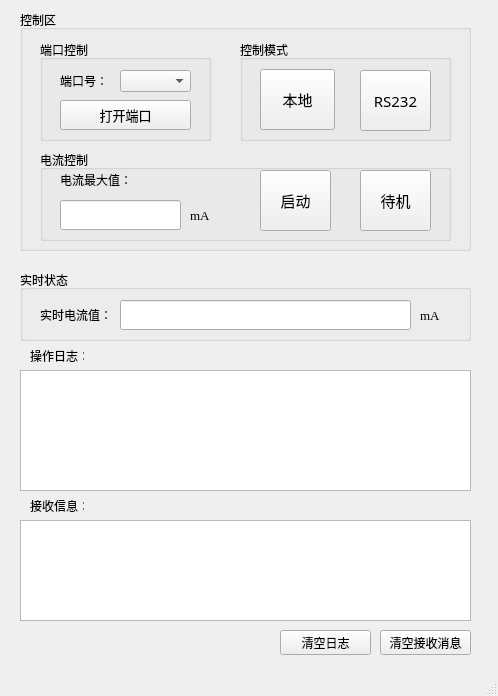
<?xml version="1.0" encoding="UTF-8"?>
<ui version="4.0">
 <class>MainWindow</class>
 <widget class="QMainWindow" name="MainWindow">
  <property name="geometry">
   <rect>
    <x>0</x>
    <y>0</y>
    <width>498</width>
    <height>696</height>
   </rect>
  </property>
  <property name="windowTitle">
   <string>泵浦模块控制程序</string>
  </property>
  <widget class="QWidget" name="centralwidget">
   <widget class="QGroupBox" name="groupBox">
    <property name="geometry">
     <rect>
      <x>20</x>
      <y>10</y>
      <width>451</width>
      <height>241</height>
     </rect>
    </property>
    <property name="title">
     <string>控制区</string>
    </property>
    <widget class="QGroupBox" name="groupBox_controlMode">
     <property name="geometry">
      <rect>
       <x>220</x>
       <y>30</y>
       <width>211</width>
       <height>101</height>
      </rect>
     </property>
     <property name="title">
      <string>控制模式</string>
     </property>
     <widget class="QPushButton" name="btn_rs232">
      <property name="geometry">
       <rect>
        <x>120</x>
        <y>30</y>
        <width>71</width>
        <height>61</height>
       </rect>
      </property>
      <property name="font">
       <font>
        <family>黑体</family>
        <pointsize>11</pointsize>
        <weight>50</weight>
        <bold>false</bold>
       </font>
      </property>
      <property name="text">
       <string>RS232</string>
      </property>
     </widget>
     <widget class="QPushButton" name="btn_local">
      <property name="geometry">
       <rect>
        <x>20</x>
        <y>29</y>
        <width>75</width>
        <height>61</height>
       </rect>
      </property>
      <property name="font">
       <font>
        <family>黑体</family>
        <pointsize>11</pointsize>
        <weight>50</weight>
        <bold>false</bold>
       </font>
      </property>
      <property name="styleSheet">
       <string notr="true"/>
      </property>
      <property name="text">
       <string>本地</string>
      </property>
      <property name="checkable">
       <bool>false</bool>
      </property>
     </widget>
    </widget>
    <widget class="QGroupBox" name="groupBox_port">
     <property name="geometry">
      <rect>
       <x>20</x>
       <y>30</y>
       <width>171</width>
       <height>101</height>
      </rect>
     </property>
     <property name="title">
      <string>端口控制</string>
     </property>
     <widget class="QPushButton" name="btn_openPort">
      <property name="geometry">
       <rect>
        <x>20</x>
        <y>60</y>
        <width>131</width>
        <height>30</height>
       </rect>
      </property>
      <property name="font">
       <font>
        <family>黑体</family>
        <pointsize>10</pointsize>
       </font>
      </property>
      <property name="text">
       <string>打开端口</string>
      </property>
     </widget>
     <widget class="QLabel" name="label_2">
      <property name="geometry">
       <rect>
        <x>20</x>
        <y>30</y>
        <width>51</width>
        <height>21</height>
       </rect>
      </property>
      <property name="text">
       <string>端口号：</string>
      </property>
     </widget>
     <widget class="QComboBox" name="comboBox_serialPort">
      <property name="geometry">
       <rect>
        <x>80</x>
        <y>30</y>
        <width>71</width>
        <height>22</height>
       </rect>
      </property>
     </widget>
    </widget>
    <widget class="QGroupBox" name="groupBox_flow">
     <property name="geometry">
      <rect>
       <x>20</x>
       <y>140</y>
       <width>411</width>
       <height>91</height>
      </rect>
     </property>
     <property name="title">
      <string>电流控制</string>
     </property>
     <widget class="QPushButton" name="btn_start">
      <property name="geometry">
       <rect>
        <x>220</x>
        <y>20</y>
        <width>71</width>
        <height>61</height>
       </rect>
      </property>
      <property name="font">
       <font>
        <family>黑体</family>
        <pointsize>11</pointsize>
        <weight>50</weight>
        <bold>false</bold>
       </font>
      </property>
      <property name="text">
       <string>启动</string>
      </property>
     </widget>
     <widget class="QPushButton" name="btn_standBy">
      <property name="geometry">
       <rect>
        <x>320</x>
        <y>20</y>
        <width>71</width>
        <height>61</height>
       </rect>
      </property>
      <property name="font">
       <font>
        <family>黑体</family>
        <pointsize>11</pointsize>
        <weight>50</weight>
        <bold>false</bold>
       </font>
      </property>
      <property name="text">
       <string>待机</string>
      </property>
     </widget>
     <widget class="QLabel" name="label_5">
      <property name="geometry">
       <rect>
        <x>150</x>
        <y>50</y>
        <width>31</width>
        <height>30</height>
       </rect>
      </property>
      <property name="font">
       <font>
        <family>Times New Roman</family>
        <pointsize>10</pointsize>
        <weight>50</weight>
        <bold>false</bold>
       </font>
      </property>
      <property name="text">
       <string>mA</string>
      </property>
     </widget>
     <widget class="QLineEdit" name="lineEdit_maxFlow">
      <property name="geometry">
       <rect>
        <x>20</x>
        <y>50</y>
        <width>121</width>
        <height>30</height>
       </rect>
      </property>
     </widget>
     <widget class="QLabel" name="label">
      <property name="geometry">
       <rect>
        <x>20</x>
        <y>20</y>
        <width>71</width>
        <height>20</height>
       </rect>
      </property>
      <property name="text">
       <string>电流最大值：</string>
      </property>
     </widget>
    </widget>
    <zorder>groupBox_flow</zorder>
    <zorder>groupBox_controlMode</zorder>
    <zorder>groupBox_port</zorder>
   </widget>
   <widget class="QPushButton" name="btn_clearMsg">
    <property name="geometry">
     <rect>
      <x>280</x>
      <y>630</y>
      <width>91</width>
      <height>25</height>
     </rect>
    </property>
    <property name="text">
     <string>清空日志</string>
    </property>
   </widget>
   <widget class="QTextEdit" name="textEdit_recv">
    <property name="geometry">
     <rect>
      <x>20</x>
      <y>520</y>
      <width>451</width>
      <height>101</height>
     </rect>
    </property>
    <property name="readOnly">
     <bool>true</bool>
    </property>
   </widget>
   <widget class="QLabel" name="label_7">
    <property name="geometry">
     <rect>
      <x>30</x>
      <y>500</y>
      <width>54</width>
      <height>12</height>
     </rect>
    </property>
    <property name="text">
     <string>接收信息：</string>
    </property>
   </widget>
   <widget class="QGroupBox" name="groupBox_flow_2">
    <property name="geometry">
     <rect>
      <x>20</x>
      <y>270</y>
      <width>451</width>
      <height>71</height>
     </rect>
    </property>
    <property name="title">
     <string>实时状态</string>
    </property>
    <widget class="QLabel" name="label_3">
     <property name="geometry">
      <rect>
       <x>20</x>
       <y>30</y>
       <width>71</width>
       <height>30</height>
      </rect>
     </property>
     <property name="text">
      <string>实时电流值：</string>
     </property>
    </widget>
    <widget class="QLineEdit" name="lineEdit_flowValue">
     <property name="geometry">
      <rect>
       <x>100</x>
       <y>30</y>
       <width>291</width>
       <height>30</height>
      </rect>
     </property>
     <property name="readOnly">
      <bool>true</bool>
     </property>
    </widget>
    <widget class="QLabel" name="label_6">
     <property name="geometry">
      <rect>
       <x>400</x>
       <y>30</y>
       <width>31</width>
       <height>30</height>
      </rect>
     </property>
     <property name="font">
      <font>
       <family>Times New Roman</family>
       <pointsize>10</pointsize>
       <weight>50</weight>
       <bold>false</bold>
      </font>
     </property>
     <property name="text">
      <string>mA</string>
     </property>
    </widget>
   </widget>
   <widget class="QTextEdit" name="textEdit_send">
    <property name="geometry">
     <rect>
      <x>20</x>
      <y>370</y>
      <width>451</width>
      <height>121</height>
     </rect>
    </property>
    <property name="readOnly">
     <bool>true</bool>
    </property>
   </widget>
   <widget class="QLabel" name="label_8">
    <property name="geometry">
     <rect>
      <x>30</x>
      <y>350</y>
      <width>54</width>
      <height>12</height>
     </rect>
    </property>
    <property name="text">
     <string>操作日志：</string>
    </property>
   </widget>
   <widget class="QPushButton" name="btn_clearMsg_recv">
    <property name="geometry">
     <rect>
      <x>380</x>
      <y>630</y>
      <width>91</width>
      <height>25</height>
     </rect>
    </property>
    <property name="text">
     <string>清空接收消息</string>
    </property>
   </widget>
   <zorder>groupBox_flow_2</zorder>
   <zorder>groupBox</zorder>
   <zorder>btn_clearMsg</zorder>
   <zorder>textEdit_recv</zorder>
   <zorder>label_7</zorder>
   <zorder>textEdit_send</zorder>
   <zorder>label_8</zorder>
   <zorder>btn_clearMsg_recv</zorder>
  </widget>
  <widget class="QMenuBar" name="menubar">
   <property name="geometry">
    <rect>
     <x>0</x>
     <y>0</y>
     <width>498</width>
     <height>23</height>
    </rect>
   </property>
  </widget>
  <widget class="QStatusBar" name="statusbar"/>
 </widget>
 <resources/>
 <connections/>
</ui>
